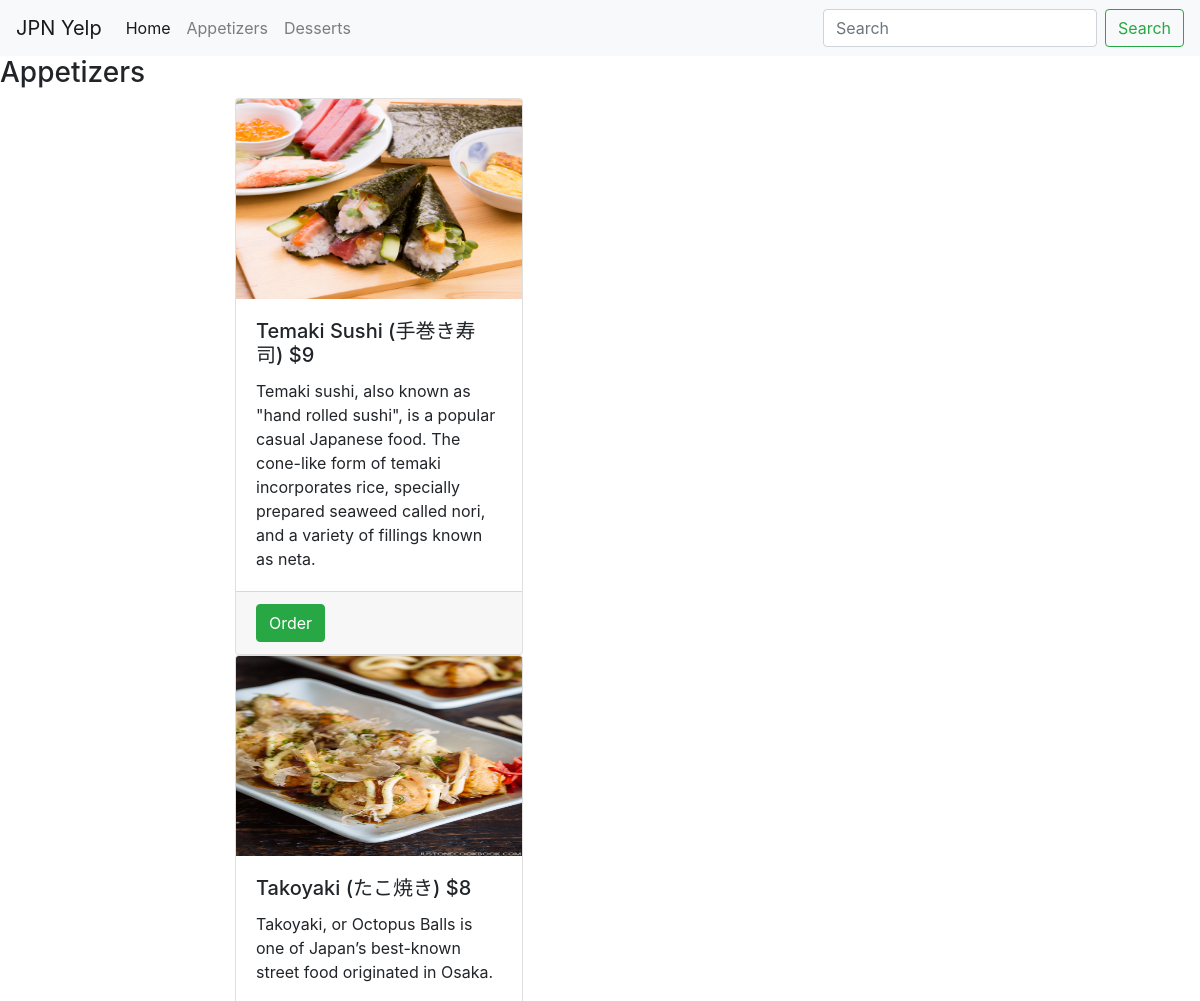
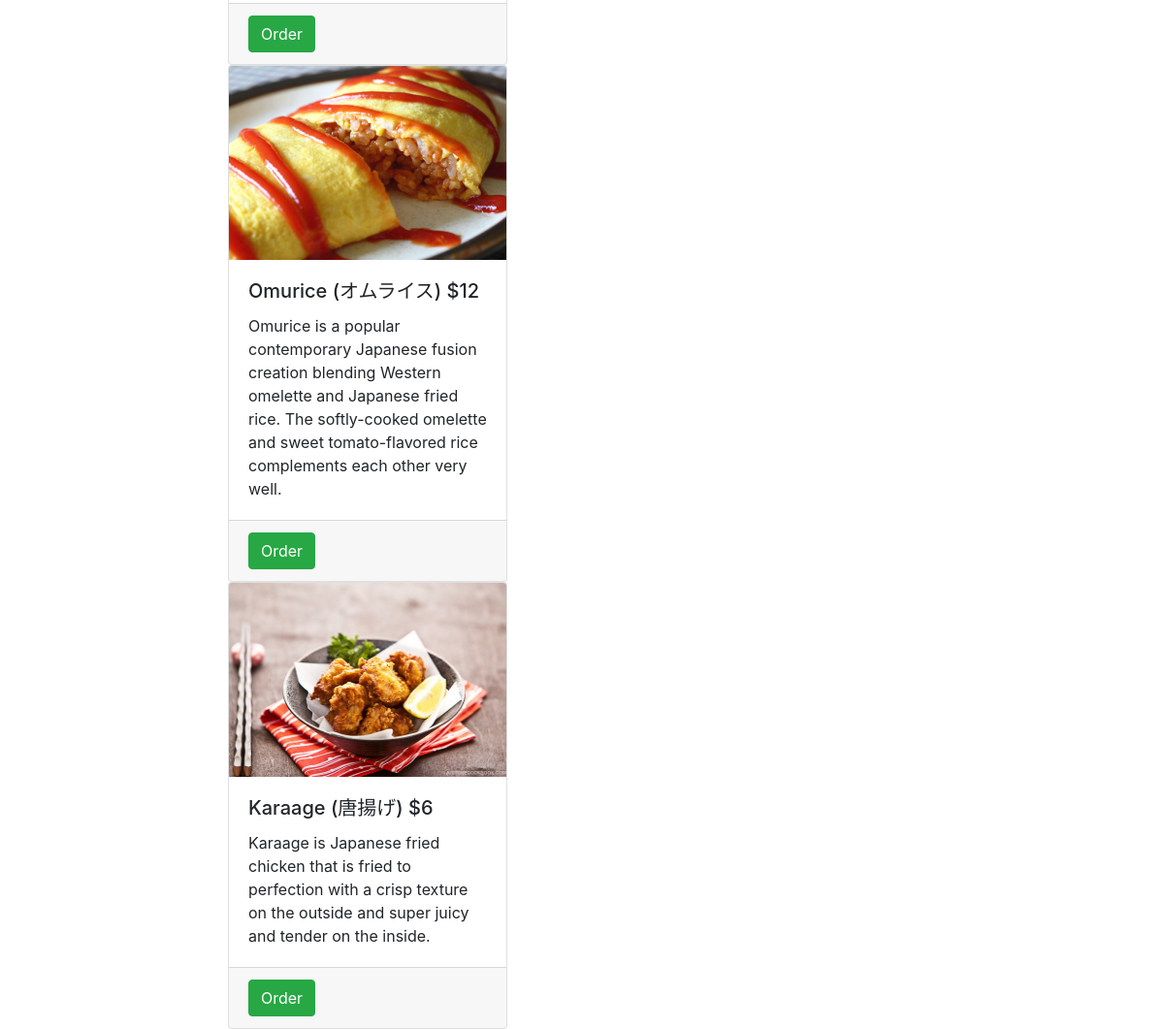
/appetizers, run on the app's committed database (2 pictures, top to bottom).
### jpnyelp/models.py (models this page shows)
class Food(models.Model):
    name = models.CharField(max_length=200)
    description = models.CharField(max_length=300)
    price = models.FloatField(default=0)
    image = models.ImageField(upload_to="images/")

### jpnyelp/views.py (the view)
# urls.py: path('appetizers', jpnyelp.views.appetizer, name='appetizers'),
def appetizer(request):
    foods = Food.objects
    return render(request, 'jpnyelp/appetizer.html', {'foods':foods})

### jpnyelp/templates/jpnyelp/appetizer.html (shortened to what this page needs)
{% load static %}
<html>
  <head>
    <link rel="stylesheet" href="https://stackpath.bootstrapcdn.com/bootstrap/4.1.3/css/bootstrap.min.css">
    <link rel="stylesheet" href="{% static 'style.css' %}" type="text/css">
  </head>
  <body>
    <nav class="navbar navbar-expand-lg navbar-light bg-light">
      <a class="navbar-brand" href="#">JPN Yelp</a>
      <div class="collapse navbar-collapse" id="navbarSupportedContent">
        <ul class="navbar-nav mr-auto">
          <li class="nav-item active">
            <a class="nav-link" href="/">Home<span class="sr-only">(current)</span></a>
          </li>
          <li class="nav-item">
            <a class="nav-link" href="/appetizers">Appetizers</a>
          </li>
          <li class="nav-item">
            <a class="nav-link" href="/dessert">Desserts</a>
          </li>
        </ul>
        <form class="form-inline my-2 my-lg-0">
          <input class="form-control mr-sm-2" type="search" placeholder="Search" aria-label="Search">
          <button class="btn btn-outline-success my-2 my-sm-0" type="submit">Search</button>
        </form>
      </div>
    </nav>
    <h3>Appetizers</h3>
    <div class="container">
      <div class="row">
        <div class="col-2"></div>
        <div class="col-8">
      {% for food in foods.all %}
      <div class="card" style="width: 18rem;" >
        <img src="food/{{food.image.url}}" style="height: 200px;"class="card-img-top" alt="...">
        <div class="card-body">
          <h5 class="card-title">{{ food.name }} ${{ food.price|floatformat:-2 }}</h5>
          <p class="card-text">{{ food.description }}</p>
        </div>
        <div class="card-footer">
          <a href="#" class="card-link btn btn-success">Order</a>
        </div>
      </div>
      {% endfor %}
        </div>
        <div class="col-2"></div>
      </div>
    </div>
  </body>
</html>

### data on the page
Food: image (picture), name "Temaki Sushi (手巻き寿司)", price "9", description "Temaki sushi, also known as \"hand rolled sushi\", is a popular casual Japanese food. The cone-like form of temaki incorporates rice, specially prepared seaweed called nori, and a variety of fillings known as neta."
Food: image (picture), name "Takoyaki (たこ焼き)", price "8", description "Takoyaki, or Octopus Balls is one of Japan’s best-known street food originated in Osaka."
Food: image (picture), name "Omurice (オムライス)", price "12", description "Omurice is a popular contemporary Japanese fusion creation blending Western omelette and Japanese fried rice. The softly-cooked omelette and sweet tomato-flavored rice complements each other very well."
Food: image (picture), name "Karaage (唐揚げ)", price "6", description "Karaage is Japanese fried chicken that is fried to perfection with a crisp texture on the outside and super juicy and tender on the inside."
